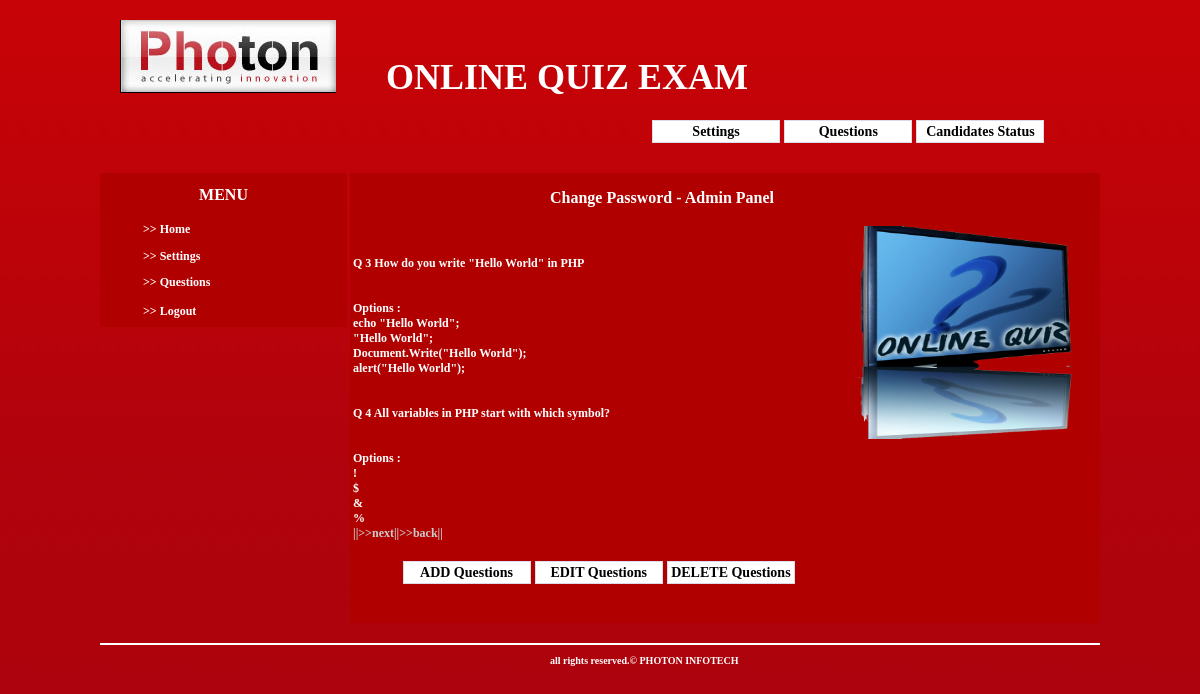
/admin/questions.php?pag=1 (signed in), run on the app's committed database.
### tables this page shows
CREATE TABLE IF NOT EXISTS `quiz_questions` (
  `qid` int(11) NOT NULL AUTO_INCREMENT,
  `question` varchar(200) NOT NULL,
  `option1` varchar(50) NOT NULL,
  `option2` varchar(50) NOT NULL,
  `option3` varchar(50) NOT NULL,
  `option4` varchar(50) NOT NULL,
  PRIMARY KEY (`qid`)
);

### admin/questions.php (the view, shortened to what this page needs)
<?php
 if(isset($_SESSION['name']))
{
 ?>
<html>
<head>
<link rel="stylesheet" href="../css/quiz.css">
</head>
<body>
<div class="main">
		<div class="header">
			<div class="logo">
			</div>
			<div class="title">
			  <p style="text-indent:50px;">ONLINE QUIZ EXAM </p>
		    </div>
		</div>
		<div id="nav-menu">
			<ul>
				<li><a href="changepassword.php">Settings</a></li>
				<li><a href="questions.php?pag=0">Questions</a></li>
				<li><a href="status.php">Candidates Status</a></li>
			</ul>
		</div>
		<div class="content">
		  <div class="side_menu">
				<table class="table" width="247" height="154" >
					<tr>
					  <td height="39" colspan="2" style="font-size:16px; text-align:center">MENU</td>
					</tr>
					<tr>
					  <td height="27" align="left" style="text-indent:40px;">&gt;&gt; <a href="index.php" target="_self" class="style1">Home</a> </td>
				  </tr>
					<tr>
					  <td align="left" style="text-indent:40px;">&gt;&gt; <a href="changepassword.php" target="_self" class="style1">Settings</a> </td>
					</tr>
					<tr>
					  <td height="27" align="left" style="text-indent:40px;">&gt;&gt; <a href="questions.php?pag=0" target="_self" class="style1">Questions </a></td>
				  </tr>
					<tr>
					  <td height="27" align="left" style="text-indent:40px;">&gt;&gt; <a href="logout.php" target="_self" class="style1">Logout</a> </td>
					</tr>
			</table>
          </div>
		  <div class="questions">
			<p style=" font-family:'Trebuchet MS'; font-size:16px; text-indent:200px; font-weight:bold; color:#FFFFFF;">Change Password -  Admin Panel </p>
			<table width="735" height="388" border="0">
              <tr>
                <td width="494" align="left" valign="top"><p style="font-family:'Trebuchet MS'; font-size:14px; color:#FFFFFF;">
				<?php
				     $az="select count(*) from quiz_questions";
			   $ax=mysql_query($az);
			   $ac=mysql_fetch_array($ax);
			   $rec_limit=2;
			   $rec_count=$ac[0];
			  $pag = $_REQUEST['pag'];
				$rec_start = $rec_limit*$pag;
              $i="select * from quiz_questions limit $rec_start,$rec_limit";
			  $control1 = $rec_start+$rec_limit;
			  $control2 = $rec_start-$rec_limit;
      $j=mysql_query($i);
     while ($k=mysql_fetch_array($j))
	{
		echo "<div class='table'>Q ".$k['qid']." ".$k['question']."<br /></div>";
		echo "<div class='table'>Options "." :"."<br />".$k['option1']."<br />".$k['option2']."<br />".$k['option3']."<br />".$k['option4']."<br /></div>";
	}
	$bpag=$pag-1;
	$npag=$pag+1;
	if($control1 < $rec_count)
	{
		echo "<a href='questions.php?pag=$npag'  class='nebk'>||>>next|</a>";
	}
	if($control2 >= 0)
	{
		echo "<a href='questions.php?pag=$bpag' class='nebk'>|>>back||</a>";
	}
				?>
				<div id="nav-menu">
			<ul>
				<li><a href="addques.php">ADD Questions</a></li>
				<li><a href="editques.php?pag=0">EDIT Questions</a></li>
				<li><a href="deleteques.php?pag=0">DELETE Questions</a></li>
			</ul>
				</div>
				  </p>
                </td>
                <td width="225" align="left" valign="top"><img src="../images/online.png"   width="226" height="213" /></td>
              </tr>
            </table>
			<?php
						}
   else
 		echo "<script type='text/javascript'>window.location='../index.php'</script>";
 ?>
			</div>
		</div>
  <div class="footer">
		<hr color="#FFFFFF"  />
	<p class="bottom-text" style="text-indent:450px;">all rights reserved.&copy; PHOTON INFOTECH</p></div>
</div>
</body>
</html>

### css/quiz.css (style rules this page uses)
html,body { margin:0px; padding:0px; text-align: center; background-image:url('../images/bg.jpg'); background-repeat:repeat-x; }
.main { padding:0px; width:1000px; height:550px; margin: 0 auto; text-align: left; }
.header { margin:0px; float:left; width:1000px; height:100px; }
.logo { float:left; width:216px; margin-top:20px; margin-left:20px; height:100px; background-image:url('../images/logo.jpg'); background-repeat:no-repeat; }
.title { float:left; width:700px; height:70px; font-family:"Trebuchet MS"; margin-top:20px; font-size:36px; font-weight:bold; color:#FFFFFF; }
.content { margin:0px; float:left; width:1000px; height:500px; }
.side_menu { margin:0px; float:left; width:250px; height:200px; }
.questions { margin:0px; float:left; width:750px; height:450px; background-color:#B00000; margin-top:30px; }
.footer { margin:0px; clear:both; width:1000px; height:80px; }
.bottom-text { font-family:"Trebuchet MS"; font-size:10px; font-weight:bold; color:#FFFFFF; }
#nav-menu ul { list-style: none; padding: 0; margin: 0; }
#nav-menu li { float: left; margin: 0 0.15em; }
#nav-menu li a { background:#fff bottom left repeat-x; height: 1.5em; line-height: 1.5em; float: left; width: 9em; display: block; border: 0.1em solid #dcdce9; color:#000000; text-decoration:none; text-align: center; }
#nav-menu li a { float: none; }
#nav-menu { width:30em; float:right; margin-right:30px; margin-top:20px; font-family:"Trebuchet MS"; font-size:14px; font-weight:bold; }
.table { color:#FFFFFF; font-family:"Trebuchet MS"; font-size:12px; font-weight:bold; margin-top:30px; background-color:#B00000; }
.style1 { font-size: 12px; text-decoration: none; color: #FFFFFF; }

### admin/questions.php (style rules this page uses)
.nebk { font-size: 12px; color: #CCCCCC; text-decoration: none; font-family: "Trebuchet MS"; font-weight: bold; text-align: right; }

### data on the page
quiz_questions: qid "3", question "How do you write \"Hello World\" in PHP", option1 "echo \"Hello World\";", option2 "\"Hello World\";", option3 "Document.Write(\"Hello World\");", option4 "alert(\"Hello World\");"
quiz_questions: qid "4", question "All variables in PHP start with which symbol?", option1 "!", option2 "$", option3 "&", option4 "%"
